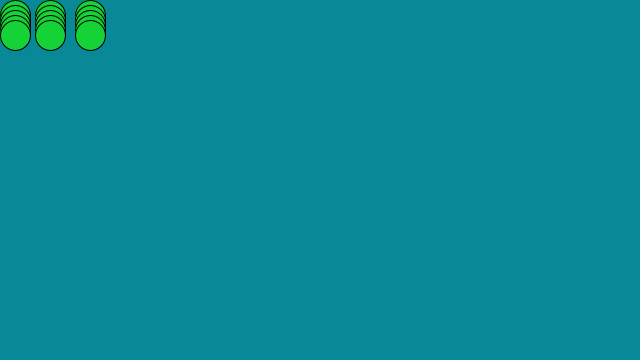
Frame 1 (no input)
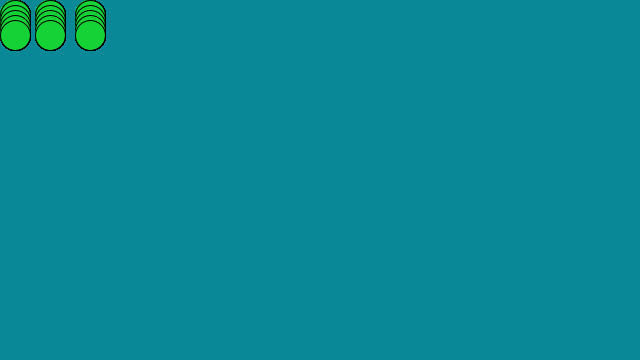
Frame 60 (the mouse pressed at the canvas centre just before this capture)
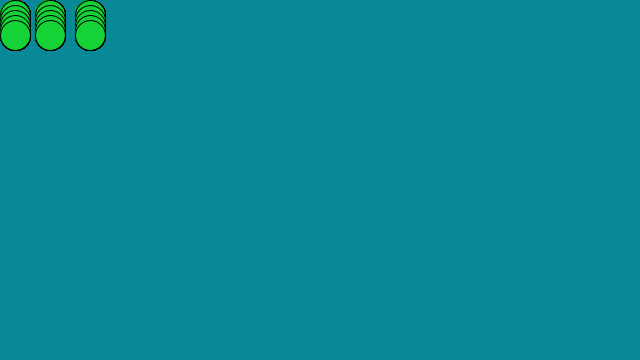
Frame 120 (the mouse held since frame 60 and released just before this capture)

The Processing sketch that drew these frames (run headless with seeded random() and noise(); from frame 60 on, the mouse is pressed at the canvas centre):

// Processing sketch: processing_163898
// ── processing_163898.pde

void setup(){
size(640, 360);
background(9, 136, 152);
}

void draw(){
stroke(0);
fill(21, 211, 54);
ellipse(15, 15, 30, 30);


stroke(0);
ellipse(15, 20, 30, 30);

stroke(0);
ellipse(15, 25, 30, 30);

stroke(0);
ellipse(15, 30, 30, 30);

stroke(0);
ellipse(15, 35, 30, 30);

stroke(0);
ellipse(50, 15, 30, 30);

stroke(0);
ellipse(50, 20, 30, 30);

stroke(0);
ellipse(50, 25, 30, 30);

stroke(0);
ellipse(50, 30, 30, 30);

stroke(0);
ellipse(50, 35, 30, 30);

stroke(0);
ellipse(90, 15, 30, 30);

stroke(0);
ellipse(90, 20, 30, 30);

stroke(0);
ellipse(90, 25, 30, 30);

stroke(0);
ellipse(90, 30, 30, 30);

stroke(0);
ellipse(90, 35, 30, 30);
}
